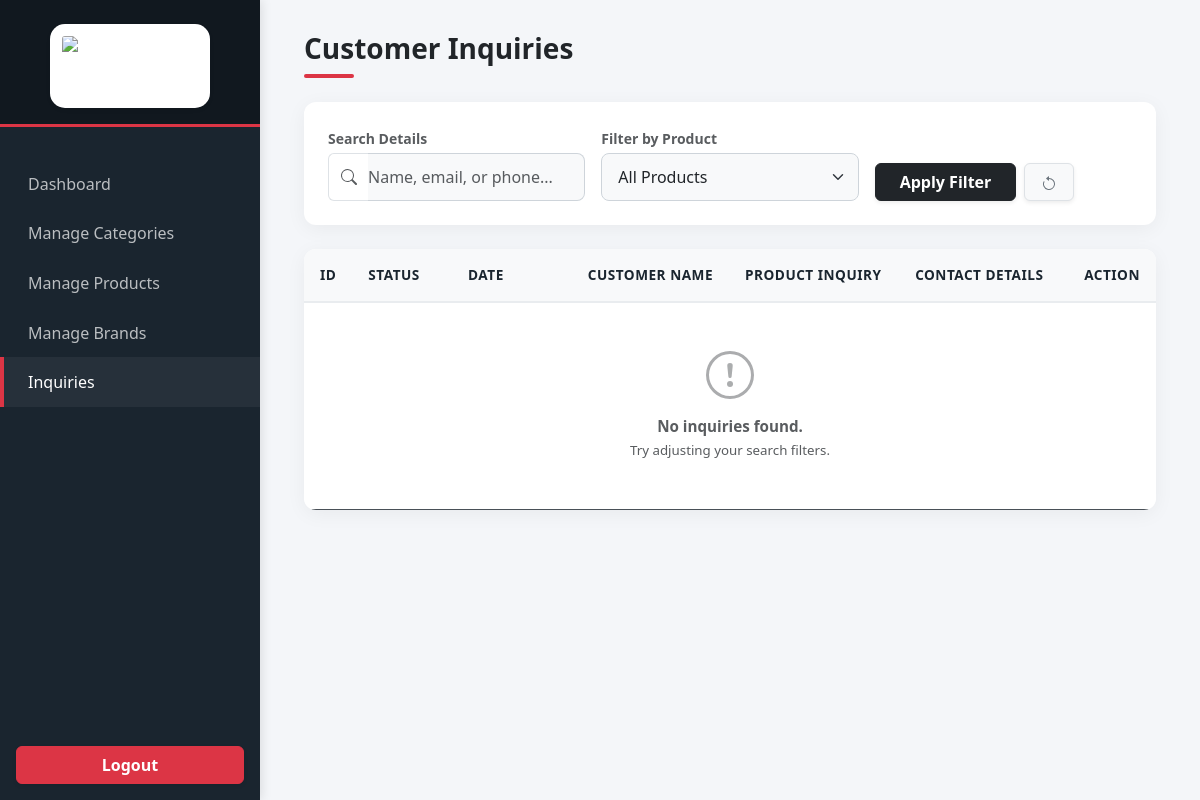
The app's page /admin/inquiries/index.php?product=Planetary Gear Box (signed in), older data.
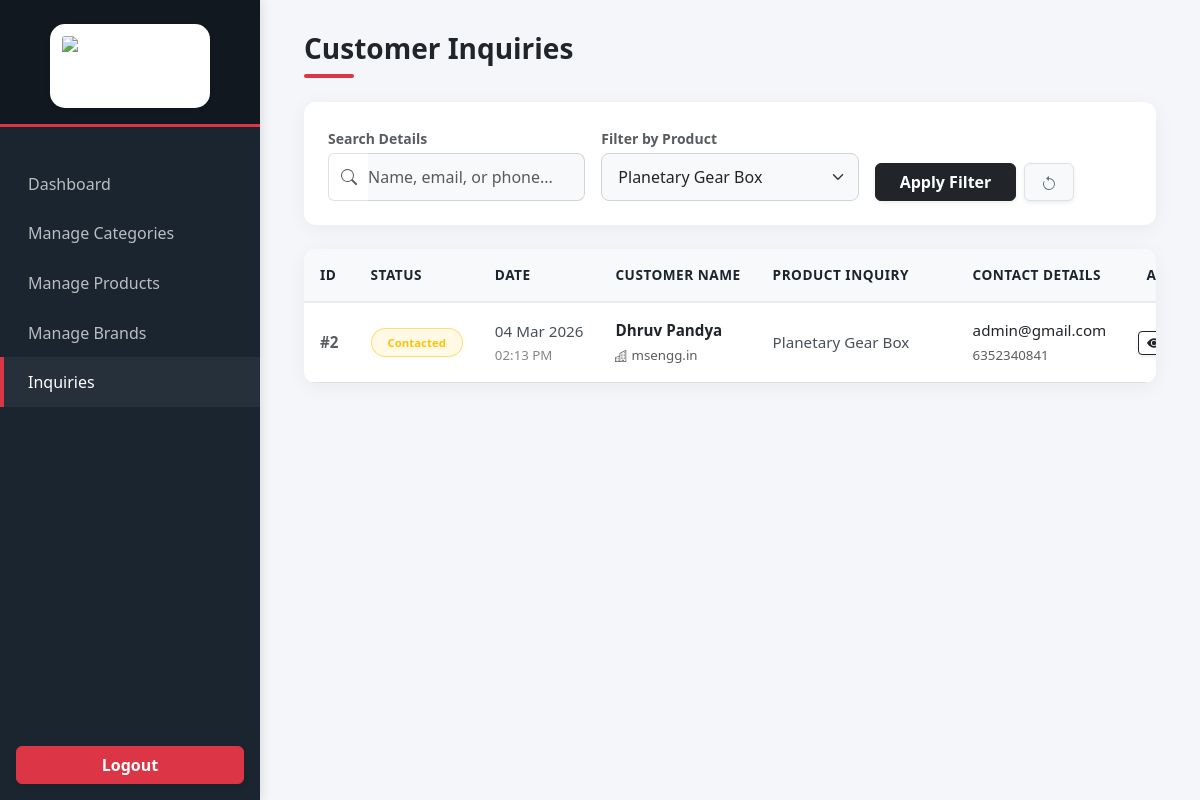
The same page, newer data.
### tables this page shows
CREATE TABLE `inquiries` (
  `id` int(11) NOT NULL,
  `product_id` int(11) DEFAULT NULL,
  `product_name` varchar(255) DEFAULT NULL,
  `name` varchar(150) NOT NULL,
  `email` varchar(150) NOT NULL,
  `phone` varchar(20) DEFAULT NULL,
  `company` varchar(150) DEFAULT NULL,
  `message` text NOT NULL,
  `ip_address` varchar(45) DEFAULT NULL,
  `user_agent` text DEFAULT NULL,
  `status` tinyint(4) DEFAULT 0,
  `created_at` timestamp NOT NULL DEFAULT current_timestamp()
);

### admin/inquiries/index.php (the view, shortened to what the changed rows need)
<?php
require_once "../../config/database.php";
$product = $_GET['product'] ?? '';
$where = [];
$params = [];
$types = "";
if($product){
    $where[] = "product_name = ?";
    $params[] = $product;
    $types .= "s";
}
$sql = "SELECT * FROM inquiries";
if($where){
    $sql .= " WHERE " . implode(" AND ", $where);
}
$sql .= " ORDER BY created_at DESC";
$stmt = $conn->prepare($sql);
if($params){
    $stmt->bind_param($types,...$params);
}
$stmt->execute();
$result = $stmt->get_result();
$productList = $conn->query("
    SELECT DISTINCT product_name
    FROM inquiries
    WHERE product_name IS NOT NULL
");
?>
<!DOCTYPE html>
<html lang="en">
<head>
    <link href="https://cdn.jsdelivr.net/npm/bootstrap@5.3.2/dist/css/bootstrap.min.css" rel="stylesheet">
</head>
<body>
<div class="main-content">
    <div class="container-fluid">
        <div class="row">
            <div class="col-12">
                <div class="card admin-card mb-4">
                    <div class="card-body p-4">
                        <form method="GET" class="row g-3 align-items-end">
                            <div class="col-md-4 col-lg-4">
                                <label class="form-label small fw-semibold text-muted mb-1">Filter by Product</label>
                                <select name="product" class="form-select">
                                    <option value="">All Products</option>
                                    <?php while($p = $productList->fetch_assoc()): ?>
                                        <option value="<?= htmlspecialchars($p['product_name']); ?>" <?= ($product == $p['product_name']) ? 'selected' : '' ?>>
                                            <?= htmlspecialchars($p['product_name']); ?>
                                        </option>
                                    <?php endwhile; ?>
                                </select>
                            </div>
                        </form>
                    </div>
                </div>
                <div class="card admin-card">
                    <div class="card-body p-0 table-responsive">
                        <table class="table table-custom border-0">
                            <thead>
                                <tr>
                                    <th width="5%">ID</th>
                                    <th width="12%">Status</th>
                                    <th width="15%">Date</th>
                                    <th width="18%">Customer Name</th>
                                    <th width="20%">Product Inquiry</th>
                                    <th width="20%">Contact Details</th>
                                    <th width="10%" class="text-center">Action</th>
                                </tr>
                            </thead>
                            <tbody>
                                <?php if($result->num_rows > 0): ?>
                                    <?php while($row = $result->fetch_assoc()): ?>
                                        <tr class="<?= ($row['status']==0) ? 'unread-row' : '' ?> border-bottom">
                                            <td class="text-muted fw-bold">#<?= $row['id']; ?></td>
                                            <td>
                                                <?php if($row['status']==0): ?>
                                                    <span class="badge bg-danger bg-opacity-10 text-danger border border-danger border-opacity-25 px-3 py-2 rounded-pill fw-semibold">New</span>
                                                <?php elseif($row['status']==1): ?>
                                                    <span class="badge bg-warning bg-opacity-10 text-warning border border-warning border-opacity-50 px-3 py-2 rounded-pill fw-semibold">Contacted</span>
                                                <?php else: ?>
                                                    <span class="badge bg-success bg-opacity-10 text-success border border-success border-opacity-25 px-3 py-2 rounded-pill fw-semibold">Closed</span>
                                                <?php endif; ?>
                                            </td>
                                            <td>
                                                <?= date("d M Y", strtotime($row['created_at'])); ?><br>
                                                <small class="text-muted opacity-75"><?= date("h:i A", strtotime($row['created_at'])); ?></small>
                                            </td>
                                            <td>
                                                <div class="fw-semibold text-dark mb-1"><?= htmlspecialchars($row['name']); ?></div>
                                                <?php if(!empty($row['company'])): ?>
                                                    <div class="small text-muted d-flex align-items-center gap-1">
                                                        <?= htmlspecialchars($row['company']); ?>
                                                    </div>
                                                <?php endif; ?>
                                            </td>
                                            <td class="text-wrap" style="min-width: 200px;">
                                                <?= htmlspecialchars($row['product_name'] ?? 'General Inquiry'); ?>
                                            </td>
                                            <td>
                                                <div class="mb-1 text-dark">
                                                    <a href="mailto:<?= htmlspecialchars($row['email']); ?>" class="text-decoration-none text-dark hover-accent">
                                                        <?= htmlspecialchars($row['email']); ?>
                                                    </a>
                                                </div>
                                                <div class="small text-muted">
                                                    <?= htmlspecialchars($row['phone']); ?>
                                                </div>
                                            </td>
                                            <td class="text-center">
                                                <div class="d-flex justify-content-center gap-2">
                                                    <a href="view.php?id=<?= $row['id']; ?>" class="btn btn-sm btn-outline-dark shadow-sm d-inline-flex align-items-center gap-1" title="View Details">
                                                        <svg xmlns="http://www.w3.org/2000/svg" width="14" height="14" fill="currentColor" viewBox="0 0 16 16"><path d="M10.5 8a2.5 2.5 0 1 1-5 0 2.5 2.5 0 0 1 5 0z"/><path d="M0 8s3-5.5 8-5.5S16 8 16 8s-3 5.5-8 5.5S0 8 0 8zm8 3.5a3.5 3.5 0 1 0 0-7 3.5 3.5 0 0 0 0 7z"/></svg>
                                                    </a>
                                                </div>
                                            </td>
                                        </tr>
                                    <?php endwhile; ?>
                                <?php else: ?>
                                    <tr>
                                        <td colspan="7" class="text-center py-5">
                                            <div class="text-muted">
                                                <p class="mb-0 fw-semibold">No inquiries found.</p>
                                                <small>Try adjusting your search filters.</small>
                                            </div>
                                        </td>
                                    </tr>
                                <?php endif; ?>
                            </tbody>
                        </table>
                    </div>
                </div>
            </div>
        </div>
    </div>
</div>
</body>
</html>

Row changes from the older to the newer data that the page shows:
added inquiries: id "2", status "Contacted", created_at "04 Mar 2026", created_at "02:13 PM", name "Dhruv Pandya", company "msengg.in", product_name "Planetary Gear Box", email "admin@gmail.com", phone "6352340841"
Text that changed along with them:
form field product: "All Products" → "Planetary Gear Box"
text no longer shown: "No inquiries found. Try adjusting your search filters."
